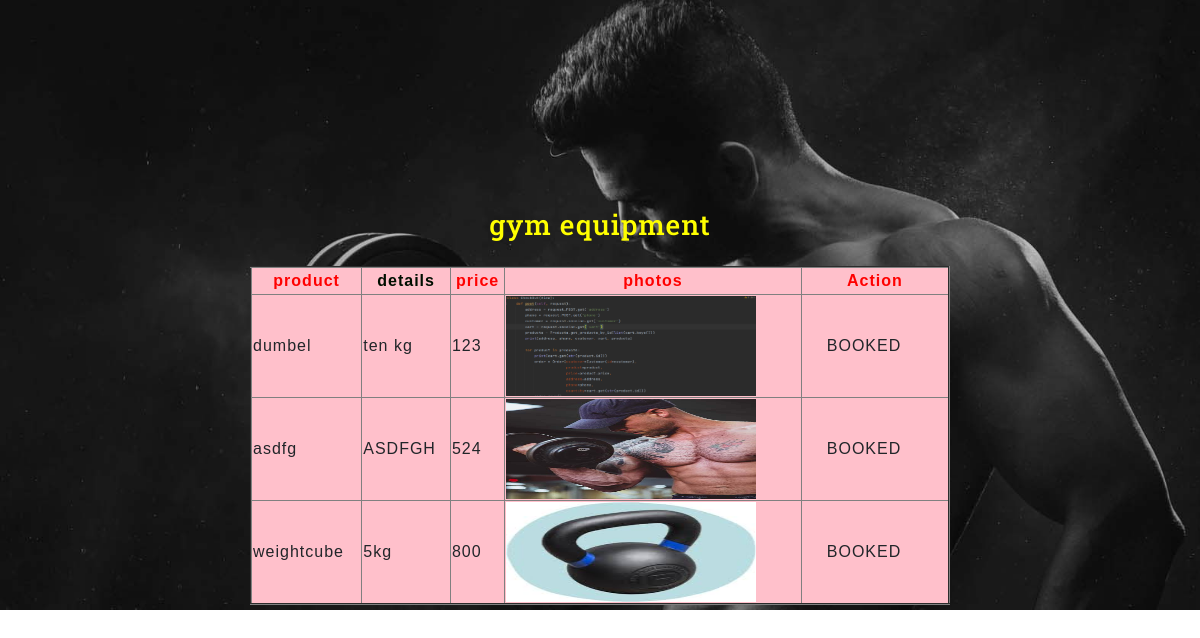
The app's page /gdisplay.php (signed in) with its own data.
### tables this page shows
CREATE TABLE `product_tb` (
  `id` int(11) NOT NULL,
  `product` varchar(200) NOT NULL,
  `details` varchar(40) NOT NULL,
  `price` varchar(200) NOT NULL,
  `image_path` varchar(200) NOT NULL,
  `status` varchar(100) NOT NULL DEFAULT '0'
);

### gdisplay.php (the view, shortened to what this page needs)
<!DOCTYPE html>
<html lang="zxx">
  <head>
    <link href="css/bootstrap.min.css" rel="stylesheet" type="text/css" media="all">
    <link href="css/fontawesome-all.min.css" rel="stylesheet" type="text/css" media="all">
    <link rel="stylesheet" href="css/lightbox.css">
    <link href='css/aos.css' rel='stylesheet prefetch' type="text/css" media="all" />
    <link href="css/style.css" rel='stylesheet' type='text/css' media="all">
      <link rel="stylesheet" href="css2/bootstrap.css">
  <link rel="stylesheet" href="css2/style.css" type="text/css" media="all" />
  <link rel="stylesheet" href="css2/fontawesome-all.css">
  <link href="css/easy-responsive-tabs.css" rel='stylesheet' type='text/css'/>
  <link rel="stylesheet" href="css2/jquery-ui.css" />
  <link rel="stylesheet" href="css2/flexslider.css" type="text/css" media="screen" property="" />
  </head>
  <body style="background-image:url('b1.jpg')">
    <div class="header-outs" id="header">
      <div class="header-w3layouts">
        <div class="container-fluid">
          <nav class="navbar navbar-expand-lg navbar-light">
            <div class="collapse navbar-collapse justify-content-end" id="navbarSupportedContent" data-aos="fade-left">
              <ul class="navbar-nav">
                                <li>
                            <a class="nav-link" href="admin.html"></a>
                        </li>
                        <li class="nav-item">
                            <a class="nav-link" href="index.html"></a>
                        </li>
                            </ul>
            </div>
          </nav>
        </div>
      </div>
      <div class="container">
        <div class="banner-slide-img" data-aos="fade-up">
          <div class="hedder-up " >
				<center>
                <h3 align="center"><font color="yellow"><b></b>gym equipment</font></h3>
                 <form  method="post"  enctype="multipart/form-data">
                <br>
                <table align="center" bgcolor="pink" border="2" style="width: 700px;">
                    <tr align="center">
                               <th><font color="red">product</th></font></font>
                                <th><font color="re">details</th></font>
                                <th><font color="red">price</th></font>
                                <th><font color="red">photos</th></font></font>
                                <th><font color="red">Action</th></font></font>
 </tr>
                   <?php
  include "connect.php";
 $dat=mysqli_query($conn,"SELECT * FROM product_tb");
  ?>
                      <?php
                      while( $data=mysqli_fetch_assoc($dat)){
                          ?>
                           <tr>
                             <td> <?php echo $data['product'];?></td>
                            <td><?php echo $data['details'];?></td>
                             <td><?php echo $data['price'];?></td>
                            <td> <img src="<?php echo $data['image_path'];?>" height="100" width="250"><td>
                            <?php
               if($data['status']=='0')  {?>
                <a class="dropdown-item" href="book.php?del_id=<?php echo $data['id'];?>">BOOKNOW</a>
                <?php }  else{
                  ?>
                <a class="dropdown-item" href="?del_id=<?php echo $data['id'];?>">BOOKED</a>
                                                            <?php } ?></td>
                            </tr>
                            <?php
                        }
                    ?>
                </table>
</div>
	</div>
			</div>
		</div>
  </body>
</html>

### css/lightbox.css (style rules this page uses)
body:after { display: none; }

### css/style.css (style rules this page uses)
html, body { padding: 0; margin: 0; background: #fff; letter-spacing: 1px; font-family: 'PT Sans', sans-serif; }
body a { outline: none; transition: 0.5s all; -webkit-transition: 0.5s all; -moz-transition: 0.5s all; -o-transition: 0.5s all; -ms-transition: 0.5s all; text-decoration: none; }
h1, h2, h3, h4, h5, h6 { margin: 0; padding: 0; font-family: 'Oswald', sans-serif; letter-spacing: 1px; }
ul { margin: 0; padding: 0; list-style-type: none; }
.header-outs { position: relative; background: url(../images/b1.jpg) no-repeat 0px 0px; -webkit-background-size: cover; -moz-background-size: cover; -o-background-size: cover; -ms-background-size: cover; min-height: 800px; }
.header-w3layouts { position: absolute; width: 100%; z-index: 99; padding-top: 1em; }
.navbar-light .navbar-nav .nav-link { color: #fff; font-size: 10px; letter-spacing: 2px; text-transform: uppercase; font-weight: 600; margin: 0px 14px; border:none; border-bottom:2px solid transparent; padding: 0px 1px 5px; transition: 0.5s all; -webkit-transition: 0.5s all; -moz-transition: 0.5s all; -o-transition: 0.5s all; -ms-transition: 0.5s all; }
.hedder-up { text-align: center; }
a { color: #fff; text-decoration: none; }
.banner-slide-img { padding-top: 19em; }
.wls-hours-list ul li,.nav-link { font-size: 13px; color: #d8d8d8; line-height: 28px; }
@media (max-width:1440px) { .header-outs { min-height: 680px; } }
@media (max-width:1440px) { .banner-slide-img { padding-top: 15em; } }
@media (max-width:1280px) { .header-outs { min-height: 610px; } }
@media (max-width:1280px) { .banner-slide-img { padding-top: 13em; } }

### css2/style.css (style rules this page uses)
body { padding:0; margin:0; background:#fff; position:relative; font-family: 'Montserrat', sans-serif; }
body a { transition:0.5s all; -webkit-transition:0.5s all; -moz-transition:0.5s all; -o-transition:0.5s all; -ms-transition:0.5s all; }
h1,h2,h3,h4,h5,h6 { margin:0; font-family: 'Roboto Slab', serif; }
ul { margin:0; padding:0; }
.navbar-light .navbar-nav .nav-link { color: #fff; font-size: 11px; margin: 0 .1em; padding: 3px 1px; border: 1px solid transparent; font-family: 'Roboto Slab', serif; font-weight: 240; }

### css2/easy-responsive-tabs.css (style rules this page uses)
body { margin: 0px; padding: 0px; background: #f5f5f5; font-weight: 500; }

### records on screen
product_tb: product "dumbel", details "ten kg", price "123", image_path (picture)
product_tb: product "asdfg", details "ASDFGH", price "524", image_path (picture)
product_tb: product "weightcube", details "5kg", price "800", image_path (picture)
